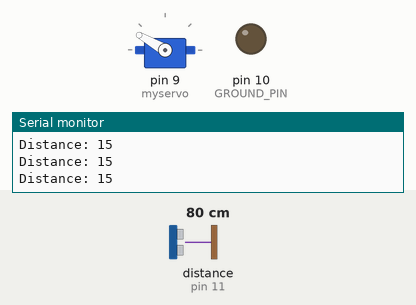
A sketch run on a simulated Arduino Uno, built with avr-gcc and run on an emulated ATmega328P. On the bench: servo, output pins drawn as LEDs (lit = HIGH), the last lines printed to the serial monitor. Wiring (inferred from the names in the program): ultrasonic range finder: trigger pin 12; echo pin 11. The test bench sets the inputs (shaded band); at power-on: distance to the obstacle (sensor on pin 11) 80 cm. The echo pulse lasts 58.3 µs per cm; pins used as bus, display or sensor lines are not drawn.

Above: at 1.2 s.
1.3 s: distance to the obstacle (sensor on pin 11) set to 11 cm
2.8 s: distance to the obstacle (sensor on pin 11) set to 8 cm
At 3.2 s:
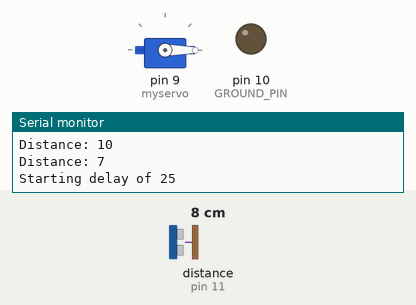
Timing chart, 0 to 5.8 s (numbered marks = the images above; inputs shaded):
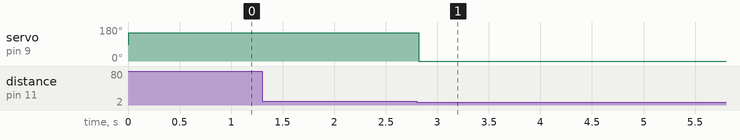

The sketch:

claw_delay.ino
```cpp
#include <Servo.h>

#define VCC_PIN 13         // VCC pin connected to pin 13
#define TRIGGER_PIN 12     // Sonar trigger pin connected to pin 12
#define ECHO_PIN 11        // Sonar echo pin connected to pin 11
#define GROUND_PIN 10      // Ground pin connected to pin 10
#define MAX_DISTANCE 15    // Maximum distance in cm. Adjust as needed

Servo myservo;

long duration;
int distance;

int dist_to_close = 8;    // Distance threshold for triggering
int delay_time = 25000;   // Delay time after triggering in microseconds
bool run = true;

void setup() {
  myservo.attach(9);       // Servo control on pin 9
  Serial.begin(9600);
  pinMode(ECHO_PIN, INPUT);
  pinMode(TRIGGER_PIN, OUTPUT);
  pinMode(GROUND_PIN, OUTPUT);
  pinMode(VCC_PIN, OUTPUT);
  digitalWrite(GROUND_PIN, LOW);
  digitalWrite(VCC_PIN, HIGH);
}

void loop() {
  // Sonar measurement
  digitalWrite(TRIGGER_PIN, LOW);
  delayMicroseconds(2);
  digitalWrite(TRIGGER_PIN, HIGH);
  delayMicroseconds(10);
  digitalWrite(TRIGGER_PIN, LOW);

  duration = pulseIn(ECHO_PIN, HIGH);
  distance = duration * 0.034 / 2;

  if (distance > MAX_DISTANCE){
    distance = MAX_DISTANCE;
  }

  Serial.print("Distance: ");
  Serial.println(distance);

  // Servo control
  distance = map(distance, dist_to_close, MAX_DISTANCE, 0, 180);

  if (distance < dist_to_close){
    myservo.write(0);
    Serial.print("Starting delay of ");
    Serial.println(delay_time / 1000);
    run = false;
    delay(delay_time); // Delay to move the claw
    run = true;
  }

  if (run){
    myservo.write(150);
  }
}
```

Measured:
- the behaviour switches between 10 and 9 cm on distance to the obstacle (sensor on pin 11) (found by bisection; images 0 and 1)
- after the input at 2.8 s, servo on pin 9 (myservo): 150° → 0° at once
